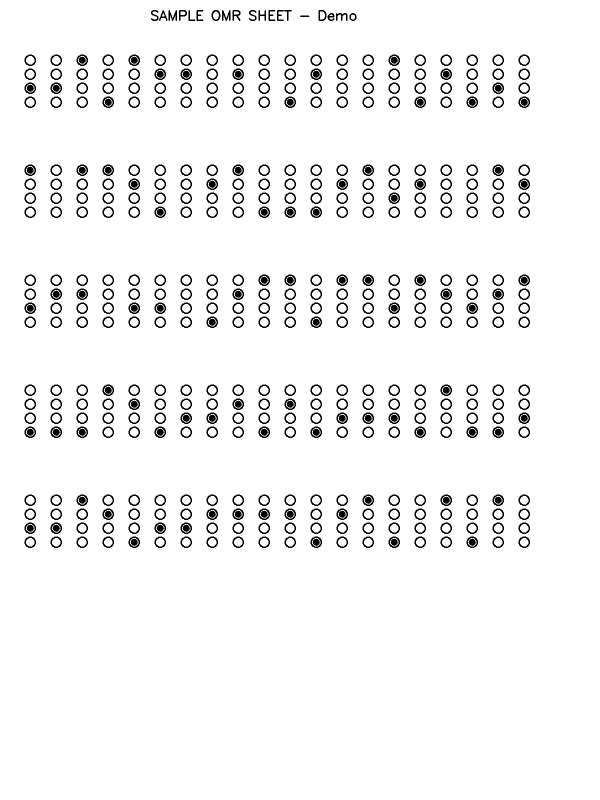
#> input picture uploads/sample_omr.jpg, 1200 x 1600 px, found by its file name (shown at 1/2 size)
$ python -i hack.py   (imports and definitions only)
#> lines starting #> are read from the running program, lines starting #| are printed output that depends on the picture; after the words box and inside, x2 and y2 are one past the last pixel; in counts of white or black regions, pixels touching at a corner belong together
# hack.py - OMR evaluator (updated to accept answers dict or filename)
import cv2
import numpy as np
import json
import csv
import os

IMG_W, IMG_H = 1200, 1600
NUM_QUESTIONS = 100
OPTIONS = 4

left_margin = 60
top_margin = 120
cell_w = 52
cell_h = 220
opt_spacing = 28
bubble_r = 10

def load_answers(fname_or_dict):
    """
    Accepts either:
    - a dict mapping question numbers (str) to option ints
    - a filename string pointing to a JSON file
    """
#> called with fname_or_dict = 'answers.json'
    if isinstance(fname_or_dict, dict):
        return fname_or_dict
    if not os.path.exists(fname_or_dict):
        raise FileNotFoundError(f"{fname_or_dict} not found.")
    with open(fname_or_dict, "r") as f:
#> (reads answers.json from the repository)
        return json.load(f)

def get_centers(num_questions=NUM_QUESTIONS):
    centers = []
    cols = 20 if num_questions >= 20 else num_questions
    # For simplicity layout assumes 20 columns; if num_questions changes significantly,
    # you can tweak cols / rows logic or pass bespoke centers.
    for q in range(num_questions):
        col = q % 20
        row = q // 20
        base_x = left_margin + col * cell_w
        base_y = top_margin + row * cell_h
        q_centers = []
        for opt in range(OPTIONS):
            cx = int(base_x + 0)
            cy = int(base_y + opt * opt_spacing)
            q_centers.append((cx, cy))
        centers.append(q_centers)
    return centers

def read_image(fname="sample_omr.jpg"):
#> called with fname = 'sample_omr.jpg'
    if not os.path.exists(fname):
        raise FileNotFoundError(f"{fname} not found in folder.")
    img = cv2.imread(fname, cv2.IMREAD_GRAYSCALE)
#> img is the input picture: shape (1600, 1200); min 0, max 255, mean 242.5
    if img is None:
        raise RuntimeError("Failed to read image. Ensure file is a valid image.")
    return img

def evaluate(image_path="sample_omr.jpg", answers_source="answers.json", num_questions=NUM_QUESTIONS):
    """
    image_path: path to OMR image
    answers_source: either a dict (answers) or filename for JSON
    num_questions: number of questions on the sheet
    """
    answers = load_answers(answers_source)
    img = read_image(image_path)
    overlay = cv2.cvtColor(img.copy(), cv2.COLOR_GRAY2BGR)
    centers = get_centers(num_questions)

    results = []
    correct_count = 0

    # threshold: invert so filled marks become white
    _, th = cv2.threshold(img, 200, 255, cv2.THRESH_BINARY_INV)
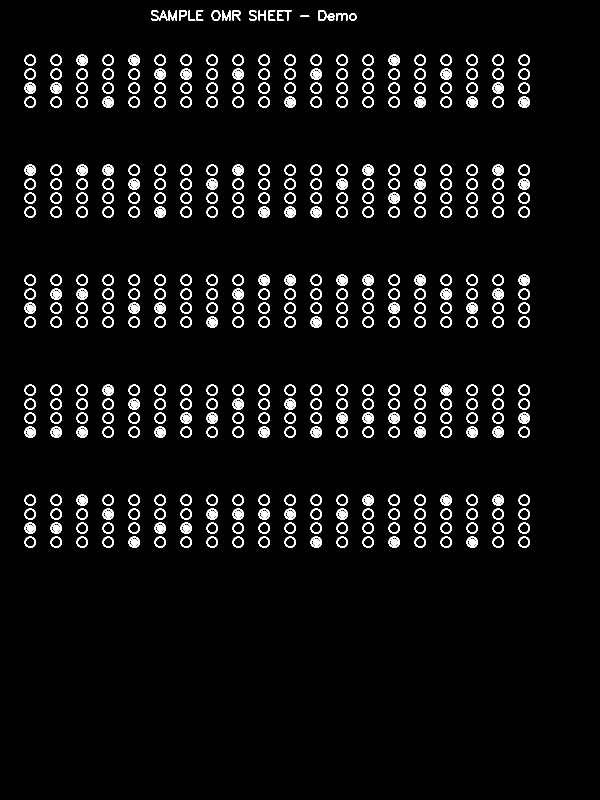
#> th: shape (1600, 1200) (shown at 1/2 size); 4.9% white; 506 white regions, largest, box (x1, y1, x2, y2) and area: (554, 20, 584, 42) 244, (444, 20, 461, 42) 205, (337, 20, 354, 42) 203

    for q_idx in range(num_questions):
        q_no = q_idx + 1
        q_centers = centers[q_idx]
        fill_scores = []
        for opt_idx, (cx, cy) in enumerate(q_centers):
            x1 = max(cx - bubble_r - 3, 0)
            y1 = max(cy - bubble_r - 3, 0)
            x2 = min(cx + bubble_r + 3, img.shape[1]-1)
            y2 = min(cy + bubble_r + 3, img.shape[0]-1)
            roi = th[y1:y2, x1:x2]
            non_zero = cv2.countNonZero(roi)
            area = roi.size if roi.size>0 else 1
            score = non_zero / area
            fill_scores.append(score)

        sel_idx = int(np.argmax(fill_scores))
        sel_score = fill_scores[sel_idx]
        marked_threshold = 0.05
        if sel_score < marked_threshold:
            selected = None
        else:
            selected = sel_idx + 1

        correct_option = int(answers.get(str(q_no), 0))
        status = "unanswered"
        if selected is None:
            status = "unanswered"
            color = (255, 0, 0)
        else:
            if selected == correct_option:
                status = "correct"
                correct_count += 1
                color = (0, 255, 0)
            else:
                status = "wrong"
                color = (0, 0, 255)

        for opt_idx, (cx, cy) in enumerate(q_centers):
            x1 = max(cx - bubble_r - 3, 0)
            y1 = max(cy - bubble_r - 3, 0)
            x2 = min(cx + bubble_r + 3, img.shape[1]-1)
            y2 = min(cy + bubble_r + 3, img.shape[0]-1)
            if selected is not None and (opt_idx+1) == selected:
                cv2.rectangle(overlay, (x1,y1), (x2,y2), color, 2)
            else:
                cv2.rectangle(overlay, (x1,y1), (x2,y2), (120,120,120), 1)

        results.append({
            "question": q_no,
            "selected": selected,
            "correct": correct_option,
            "status": status,
            "fill_score": float(np.round(float(sel_score), 4))
        })
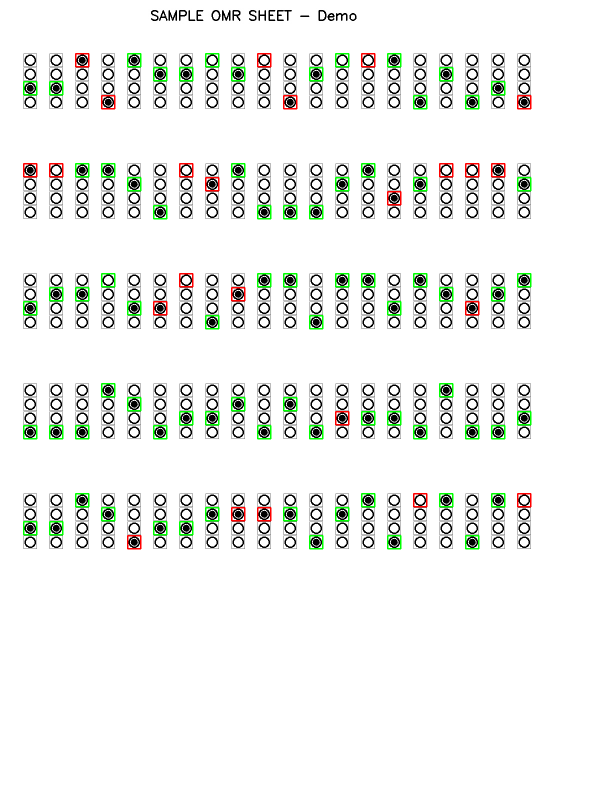
#> overlay: shape (1600, 1200, 3) (shown at 1/2 size); 3.23% of pixels changed, all inside (x1, y1, x2, y2) = (46, 106, 1063, 1099)
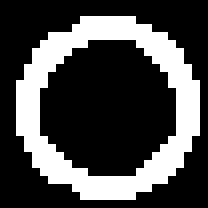
#> roi: shape (26, 26) (shown 8 times larger); 28.7% white; 1 white region, box (x1, y1, x2, y2) and area: (2, 2, 25, 25) 194
#> after the loop, correct_count = 76; results = 100 items

    total = correct_count
#> total = 76
    subject_scores = {}
    per_subject = 20
    # compute dynamic per-subject segmentation based on num_questions
    num_subjects = max(1, num_questions // per_subject)
    for s in range(num_subjects):
        start = s*per_subject + 1
        end = min((s+1)*per_subject, num_questions)
        sc = sum(1 for r in results if start <= r["question"] <= end and r["status"]=="correct")
        subject_scores[f"subject_{s+1}"] = sc
#> this loop made 5 passes
#> sc on passes 1 to 5: 14, 12, 16, 19, 15
#> after the loop, subject_scores = {'subject_1': 14, 'subject_2': 12, 'subject_3': 16, 'subject_4': 19, 'subject_5': 15}

    # save overlay and csv with a timestamp-safe filename to avoid overwrites in multi-user
    overlay_file = "evaluated.png"
    csv_file = "results.csv"
    cv2.imwrite(overlay_file, overlay)
    keys = ["question", "selected", "correct", "status", "fill_score"]
    with open(csv_file, "w", newline="") as csvfile:
        writer = csv.DictWriter(csvfile, fieldnames=keys)
        writer.writeheader()
        for row in results:
            writer.writerow(row)
#> this loop made 100 passes
    # --- Save mistakes JSON per student ---
    mistakes = {}
    for r in results:
        if r["status"] != "correct":
            q = r["question"]
            mistakes[q] = {"marked": r["selected"], "correct": r["correct"]}
#> after the loop, mistakes = 24 items

    # Make sure results directory exists
    os.makedirs("results", exist_ok=True)
    roll_no = os.path.basename(image_path).replace(".jpg", "")
    mistakes_path = os.path.join("results", f"mistakes_{roll_no}.json")
    with open(mistakes_path, "w") as f:
        json.dump(mistakes, f)


    summary = {
        "total_correct": total,
        "total_questions": num_questions,
        "subject_scores": subject_scores,
        "results_file": csv_file,
        "overlay_image": overlay_file,
        "per_question": results
    }
    return summary

>>> result = evaluate()
#> result = 6 items
